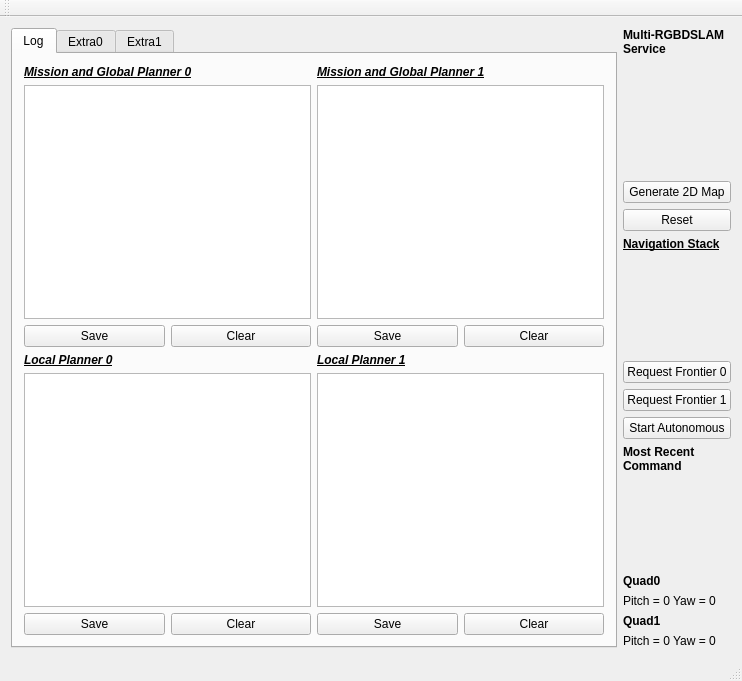
<?xml version="1.0" encoding="UTF-8"?>
<ui version="4.0">
 <class>MainWindow</class>
 <widget class="QMainWindow" name="MainWindow">
  <property name="geometry">
   <rect>
    <x>0</x>
    <y>0</y>
    <width>742</width>
    <height>681</height>
   </rect>
  </property>
  <property name="windowTitle">
   <string>MerryNavigationStack</string>
  </property>
  <widget class="QWidget" name="centralWidget">
   <layout class="QHBoxLayout" name="horizontalLayout_3">
    <item>
     <widget class="QTabWidget" name="tabWidget">
      <property name="currentIndex">
       <number>0</number>
      </property>
      <widget class="QWidget" name="tab">
       <attribute name="title">
        <string>Log</string>
       </attribute>
       <layout class="QVBoxLayout" name="verticalLayout_9">
        <item>
         <layout class="QVBoxLayout" name="verticalLayout_5">
          <item>
           <layout class="QHBoxLayout" name="horizontalLayout_2">
            <item>
             <layout class="QVBoxLayout" name="verticalLayout_2">
              <item>
               <widget class="QLabel" name="label">
                <property name="text">
                 <string>&lt;html&gt;&lt;head/&gt;&lt;body&gt;&lt;p&gt;&lt;span style=&quot; font-weight:600; font-style:italic; text-decoration: underline;&quot;&gt;Mission and Global Planner 0&lt;/span&gt;&lt;/p&gt;&lt;/body&gt;&lt;/html&gt;</string>
                </property>
               </widget>
              </item>
              <item>
               <widget class="QTextEdit" name="log_mgp0">
                <property name="sizePolicy">
                 <sizepolicy hsizetype="Expanding" vsizetype="Expanding">
                  <horstretch>0</horstretch>
                  <verstretch>0</verstretch>
                 </sizepolicy>
                </property>
                <property name="readOnly">
                 <bool>true</bool>
                </property>
               </widget>
              </item>
              <item>
               <layout class="QHBoxLayout" name="horizontalLayout_7">
                <item>
                 <widget class="QPushButton" name="saveBtnMgp0">
                  <property name="text">
                   <string>Save</string>
                  </property>
                 </widget>
                </item>
                <item>
                 <widget class="QPushButton" name="clearBtnMgp0">
                  <property name="text">
                   <string>Clear</string>
                  </property>
                 </widget>
                </item>
               </layout>
              </item>
             </layout>
            </item>
            <item>
             <layout class="QVBoxLayout" name="verticalLayout">
              <item>
               <widget class="QLabel" name="label_2">
                <property name="text">
                 <string>&lt;html&gt;&lt;head/&gt;&lt;body&gt;&lt;p&gt;&lt;span style=&quot; font-weight:600; font-style:italic; text-decoration: underline;&quot;&gt;Mission and Global Planner 1&lt;/span&gt;&lt;/p&gt;&lt;/body&gt;&lt;/html&gt;</string>
                </property>
               </widget>
              </item>
              <item>
               <widget class="QTextEdit" name="log_mgp1">
                <property name="readOnly">
                 <bool>true</bool>
                </property>
               </widget>
              </item>
              <item>
               <layout class="QHBoxLayout" name="horizontalLayout_11">
                <item>
                 <widget class="QPushButton" name="saveBtnMgp1">
                  <property name="text">
                   <string>Save</string>
                  </property>
                 </widget>
                </item>
                <item>
                 <widget class="QPushButton" name="clearBtnMgp1">
                  <property name="text">
                   <string>Clear</string>
                  </property>
                 </widget>
                </item>
               </layout>
              </item>
             </layout>
            </item>
           </layout>
          </item>
          <item>
           <layout class="QHBoxLayout" name="horizontalLayout">
            <item>
             <layout class="QVBoxLayout" name="verticalLayout_3">
              <item>
               <widget class="QLabel" name="label_3">
                <property name="text">
                 <string>&lt;html&gt;&lt;head/&gt;&lt;body&gt;&lt;p&gt;&lt;span style=&quot; font-weight:600; font-style:italic; text-decoration: underline;&quot;&gt;Local Planner 0&lt;/span&gt;&lt;/p&gt;&lt;/body&gt;&lt;/html&gt;</string>
                </property>
               </widget>
              </item>
              <item>
               <widget class="QTextEdit" name="log_lp0">
                <property name="readOnly">
                 <bool>true</bool>
                </property>
               </widget>
              </item>
              <item>
               <layout class="QHBoxLayout" name="horizontalLayout_12">
                <item>
                 <widget class="QPushButton" name="saveBtnLp0">
                  <property name="text">
                   <string>Save</string>
                  </property>
                 </widget>
                </item>
                <item>
                 <widget class="QPushButton" name="clearBtnLp0">
                  <property name="text">
                   <string>Clear</string>
                  </property>
                 </widget>
                </item>
               </layout>
              </item>
             </layout>
            </item>
            <item>
             <layout class="QVBoxLayout" name="verticalLayout_4">
              <item>
               <widget class="QLabel" name="label_4">
                <property name="text">
                 <string>&lt;html&gt;&lt;head/&gt;&lt;body&gt;&lt;p&gt;&lt;span style=&quot; font-weight:600; font-style:italic; text-decoration: underline;&quot;&gt;Local Planner 1&lt;/span&gt;&lt;/p&gt;&lt;/body&gt;&lt;/html&gt;</string>
                </property>
               </widget>
              </item>
              <item>
               <widget class="QTextEdit" name="log_lp1">
                <property name="readOnly">
                 <bool>true</bool>
                </property>
               </widget>
              </item>
              <item>
               <layout class="QHBoxLayout" name="horizontalLayout_13">
                <item>
                 <widget class="QPushButton" name="saveBtnLp1">
                  <property name="text">
                   <string>Save</string>
                  </property>
                 </widget>
                </item>
                <item>
                 <widget class="QPushButton" name="clearBtnLp1">
                  <property name="text">
                   <string>Clear</string>
                  </property>
                 </widget>
                </item>
               </layout>
              </item>
             </layout>
            </item>
           </layout>
          </item>
         </layout>
        </item>
       </layout>
      </widget>
      <widget class="QWidget" name="tab_2">
       <attribute name="title">
        <string>Extra0</string>
       </attribute>
       <layout class="QHBoxLayout" name="horizontalLayout_6">
        <item>
         <layout class="QVBoxLayout" name="verticalLayout_14">
          <property name="sizeConstraint">
           <enum>QLayout::SetMaximumSize</enum>
          </property>
          <item>
           <layout class="QHBoxLayout" name="horizontalLayout_5">
            <item>
             <layout class="QVBoxLayout" name="verticalLayout_10">
              <item>
               <widget class="QLabel" name="extra00_lbl">
                <property name="sizePolicy">
                 <sizepolicy hsizetype="Fixed" vsizetype="Fixed">
                  <horstretch>0</horstretch>
                  <verstretch>0</verstretch>
                 </sizepolicy>
                </property>
                <property name="text">
                 <string>&lt;html&gt;&lt;head/&gt;&lt;body&gt;&lt;p&gt;&lt;span style=&quot; font-weight:600; font-style:italic;&quot;&gt;Extra 00&lt;/span&gt;&lt;/p&gt;&lt;/body&gt;&lt;/html&gt;</string>
                </property>
               </widget>
              </item>
              <item>
               <widget class="QLabel" name="extra00">
                <property name="sizePolicy">
                 <sizepolicy hsizetype="Ignored" vsizetype="Ignored">
                  <horstretch>0</horstretch>
                  <verstretch>0</verstretch>
                 </sizepolicy>
                </property>
                <property name="minimumSize">
                 <size>
                  <width>0</width>
                  <height>0</height>
                 </size>
                </property>
                <property name="frameShape">
                 <enum>QFrame::StyledPanel</enum>
                </property>
                <property name="text">
                 <string>No Image Yet</string>
                </property>
               </widget>
              </item>
             </layout>
            </item>
            <item>
             <layout class="QVBoxLayout" name="verticalLayout_11">
              <item>
               <widget class="QLabel" name="extra01_lbl">
                <property name="sizePolicy">
                 <sizepolicy hsizetype="Fixed" vsizetype="Fixed">
                  <horstretch>0</horstretch>
                  <verstretch>0</verstretch>
                 </sizepolicy>
                </property>
                <property name="text">
                 <string>&lt;html&gt;&lt;head/&gt;&lt;body&gt;&lt;p&gt;&lt;span style=&quot; font-weight:600; font-style:italic;&quot;&gt;Extra 01&lt;/span&gt;&lt;/p&gt;&lt;/body&gt;&lt;/html&gt;</string>
                </property>
               </widget>
              </item>
              <item>
               <widget class="QLabel" name="extra01">
                <property name="sizePolicy">
                 <sizepolicy hsizetype="Ignored" vsizetype="Ignored">
                  <horstretch>0</horstretch>
                  <verstretch>0</verstretch>
                 </sizepolicy>
                </property>
                <property name="minimumSize">
                 <size>
                  <width>0</width>
                  <height>0</height>
                 </size>
                </property>
                <property name="frameShape">
                 <enum>QFrame::StyledPanel</enum>
                </property>
                <property name="text">
                 <string>No Image Yet</string>
                </property>
               </widget>
              </item>
             </layout>
            </item>
           </layout>
          </item>
          <item>
           <layout class="QHBoxLayout" name="horizontalLayout_4">
            <item>
             <layout class="QVBoxLayout" name="verticalLayout_13">
              <item>
               <widget class="QLabel" name="extra02_lbl">
                <property name="sizePolicy">
                 <sizepolicy hsizetype="Fixed" vsizetype="Fixed">
                  <horstretch>0</horstretch>
                  <verstretch>0</verstretch>
                 </sizepolicy>
                </property>
                <property name="text">
                 <string>&lt;html&gt;&lt;head/&gt;&lt;body&gt;&lt;p&gt;&lt;span style=&quot; font-weight:600; font-style:italic;&quot;&gt;Extra 02&lt;/span&gt;&lt;/p&gt;&lt;/body&gt;&lt;/html&gt;</string>
                </property>
               </widget>
              </item>
              <item>
               <widget class="QLabel" name="extra02">
                <property name="sizePolicy">
                 <sizepolicy hsizetype="Ignored" vsizetype="Ignored">
                  <horstretch>0</horstretch>
                  <verstretch>0</verstretch>
                 </sizepolicy>
                </property>
                <property name="minimumSize">
                 <size>
                  <width>0</width>
                  <height>0</height>
                 </size>
                </property>
                <property name="frameShape">
                 <enum>QFrame::StyledPanel</enum>
                </property>
                <property name="text">
                 <string>No Image Yet</string>
                </property>
               </widget>
              </item>
             </layout>
            </item>
            <item>
             <layout class="QVBoxLayout" name="verticalLayout_12">
              <item>
               <widget class="QLabel" name="extra03_lbl">
                <property name="sizePolicy">
                 <sizepolicy hsizetype="Fixed" vsizetype="Fixed">
                  <horstretch>0</horstretch>
                  <verstretch>0</verstretch>
                 </sizepolicy>
                </property>
                <property name="text">
                 <string>&lt;html&gt;&lt;head/&gt;&lt;body&gt;&lt;p&gt;&lt;span style=&quot; font-weight:600; font-style:italic;&quot;&gt;Extra 03&lt;/span&gt;&lt;/p&gt;&lt;/body&gt;&lt;/html&gt;</string>
                </property>
               </widget>
              </item>
              <item>
               <widget class="QLabel" name="extra03">
                <property name="sizePolicy">
                 <sizepolicy hsizetype="Ignored" vsizetype="Ignored">
                  <horstretch>0</horstretch>
                  <verstretch>0</verstretch>
                 </sizepolicy>
                </property>
                <property name="minimumSize">
                 <size>
                  <width>0</width>
                  <height>0</height>
                 </size>
                </property>
                <property name="frameShape">
                 <enum>QFrame::StyledPanel</enum>
                </property>
                <property name="text">
                 <string>No Image Yet</string>
                </property>
               </widget>
              </item>
             </layout>
            </item>
           </layout>
          </item>
         </layout>
        </item>
       </layout>
      </widget>
      <widget class="QWidget" name="tab_3">
       <attribute name="title">
        <string>Extra1</string>
       </attribute>
       <layout class="QHBoxLayout" name="horizontalLayout_10">
        <item>
         <layout class="QVBoxLayout" name="verticalLayout_21">
          <item>
           <layout class="QHBoxLayout" name="horizontalLayout_9">
            <item>
             <layout class="QVBoxLayout" name="verticalLayout_19">
              <item>
               <widget class="QLabel" name="extra10_lbl">
                <property name="sizePolicy">
                 <sizepolicy hsizetype="Fixed" vsizetype="Fixed">
                  <horstretch>0</horstretch>
                  <verstretch>0</verstretch>
                 </sizepolicy>
                </property>
                <property name="text">
                 <string>&lt;html&gt;&lt;head/&gt;&lt;body&gt;&lt;p&gt;&lt;span style=&quot; font-weight:600; font-style:italic;&quot;&gt;Extra 10&lt;/span&gt;&lt;/p&gt;&lt;/body&gt;&lt;/html&gt;</string>
                </property>
               </widget>
              </item>
              <item>
               <widget class="QLabel" name="extra10">
                <property name="sizePolicy">
                 <sizepolicy hsizetype="Ignored" vsizetype="Ignored">
                  <horstretch>0</horstretch>
                  <verstretch>0</verstretch>
                 </sizepolicy>
                </property>
                <property name="minimumSize">
                 <size>
                  <width>0</width>
                  <height>0</height>
                 </size>
                </property>
                <property name="frameShape">
                 <enum>QFrame::StyledPanel</enum>
                </property>
                <property name="text">
                 <string>No Image Yet</string>
                </property>
               </widget>
              </item>
             </layout>
            </item>
            <item>
             <layout class="QVBoxLayout" name="verticalLayout_20">
              <item>
               <widget class="QLabel" name="extra11_lbl">
                <property name="sizePolicy">
                 <sizepolicy hsizetype="Fixed" vsizetype="Fixed">
                  <horstretch>0</horstretch>
                  <verstretch>0</verstretch>
                 </sizepolicy>
                </property>
                <property name="text">
                 <string>&lt;html&gt;&lt;head/&gt;&lt;body&gt;&lt;p&gt;&lt;span style=&quot; font-weight:600; font-style:italic;&quot;&gt;Extra 11&lt;/span&gt;&lt;/p&gt;&lt;/body&gt;&lt;/html&gt;</string>
                </property>
               </widget>
              </item>
              <item>
               <widget class="QLabel" name="extra11">
                <property name="sizePolicy">
                 <sizepolicy hsizetype="Ignored" vsizetype="Ignored">
                  <horstretch>0</horstretch>
                  <verstretch>0</verstretch>
                 </sizepolicy>
                </property>
                <property name="minimumSize">
                 <size>
                  <width>0</width>
                  <height>0</height>
                 </size>
                </property>
                <property name="frameShape">
                 <enum>QFrame::StyledPanel</enum>
                </property>
                <property name="text">
                 <string>No Image Yet</string>
                </property>
               </widget>
              </item>
             </layout>
            </item>
           </layout>
          </item>
          <item>
           <layout class="QHBoxLayout" name="horizontalLayout_8">
            <item>
             <layout class="QVBoxLayout" name="verticalLayout_17">
              <item>
               <widget class="QLabel" name="extra12_lbl">
                <property name="sizePolicy">
                 <sizepolicy hsizetype="Fixed" vsizetype="Fixed">
                  <horstretch>0</horstretch>
                  <verstretch>0</verstretch>
                 </sizepolicy>
                </property>
                <property name="text">
                 <string>&lt;html&gt;&lt;head/&gt;&lt;body&gt;&lt;p&gt;&lt;span style=&quot; font-weight:600; font-style:italic;&quot;&gt;Extra 12&lt;/span&gt;&lt;/p&gt;&lt;/body&gt;&lt;/html&gt;</string>
                </property>
               </widget>
              </item>
              <item>
               <widget class="QLabel" name="extra12">
                <property name="sizePolicy">
                 <sizepolicy hsizetype="Ignored" vsizetype="Ignored">
                  <horstretch>0</horstretch>
                  <verstretch>0</verstretch>
                 </sizepolicy>
                </property>
                <property name="minimumSize">
                 <size>
                  <width>0</width>
                  <height>0</height>
                 </size>
                </property>
                <property name="frameShape">
                 <enum>QFrame::StyledPanel</enum>
                </property>
                <property name="text">
                 <string>No Image Yet</string>
                </property>
               </widget>
              </item>
             </layout>
            </item>
            <item>
             <layout class="QVBoxLayout" name="verticalLayout_18">
              <item>
               <widget class="QLabel" name="extra13_lbl">
                <property name="sizePolicy">
                 <sizepolicy hsizetype="Fixed" vsizetype="Fixed">
                  <horstretch>0</horstretch>
                  <verstretch>0</verstretch>
                 </sizepolicy>
                </property>
                <property name="text">
                 <string>&lt;html&gt;&lt;head/&gt;&lt;body&gt;&lt;p&gt;&lt;span style=&quot; font-weight:600; font-style:italic;&quot;&gt;Extra 13&lt;/span&gt;&lt;/p&gt;&lt;/body&gt;&lt;/html&gt;</string>
                </property>
               </widget>
              </item>
              <item>
               <widget class="QLabel" name="extra13">
                <property name="sizePolicy">
                 <sizepolicy hsizetype="Ignored" vsizetype="Ignored">
                  <horstretch>0</horstretch>
                  <verstretch>0</verstretch>
                 </sizepolicy>
                </property>
                <property name="minimumSize">
                 <size>
                  <width>0</width>
                  <height>0</height>
                 </size>
                </property>
                <property name="frameShape">
                 <enum>QFrame::StyledPanel</enum>
                </property>
                <property name="text">
                 <string>No Image Yet</string>
                </property>
               </widget>
              </item>
             </layout>
            </item>
           </layout>
          </item>
         </layout>
        </item>
       </layout>
      </widget>
     </widget>
    </item>
    <item>
     <layout class="QVBoxLayout" name="verticalLayout_15">
      <item>
       <layout class="QVBoxLayout" name="verticalLayout_7">
        <item>
         <widget class="QLabel" name="label_5">
          <property name="text">
           <string>&lt;html&gt;&lt;head/&gt;&lt;body&gt;&lt;p&gt;&lt;span style=&quot; font-weight:600;&quot;&gt;Multi-RGBDSLAM Service&lt;/span&gt;&lt;/p&gt;&lt;/body&gt;&lt;/html&gt;</string>
          </property>
          <property name="wordWrap">
           <bool>true</bool>
          </property>
         </widget>
        </item>
        <item>
         <spacer name="verticalSpacer">
          <property name="orientation">
           <enum>Qt::Vertical</enum>
          </property>
          <property name="sizeHint" stdset="0">
           <size>
            <width>20</width>
            <height>40</height>
           </size>
          </property>
         </spacer>
        </item>
        <item>
         <widget class="QPushButton" name="generateMapBtn">
          <property name="text">
           <string>Generate 2D Map</string>
          </property>
         </widget>
        </item>
        <item>
         <widget class="QPushButton" name="resetBtn">
          <property name="text">
           <string>Reset</string>
          </property>
         </widget>
        </item>
       </layout>
      </item>
      <item>
       <layout class="QVBoxLayout" name="verticalLayout_6">
        <item>
         <widget class="QLabel" name="label_6">
          <property name="text">
           <string>&lt;html&gt;&lt;head/&gt;&lt;body&gt;&lt;p&gt;&lt;span style=&quot; font-weight:600; text-decoration: underline;&quot;&gt;Navigation Stack&lt;/span&gt;&lt;/p&gt;&lt;/body&gt;&lt;/html&gt;</string>
          </property>
         </widget>
        </item>
        <item>
         <spacer name="verticalSpacer_2">
          <property name="orientation">
           <enum>Qt::Vertical</enum>
          </property>
          <property name="sizeHint" stdset="0">
           <size>
            <width>20</width>
            <height>40</height>
           </size>
          </property>
         </spacer>
        </item>
        <item>
         <widget class="QPushButton" name="req0Btn">
          <property name="text">
           <string>Request Frontier 0</string>
          </property>
         </widget>
        </item>
        <item>
         <widget class="QPushButton" name="req1Btn">
          <property name="text">
           <string>Request Frontier 1</string>
          </property>
         </widget>
        </item>
        <item>
         <widget class="QPushButton" name="autonomousBtn">
          <property name="text">
           <string>Start Autonomous</string>
          </property>
         </widget>
        </item>
       </layout>
      </item>
      <item>
       <layout class="QVBoxLayout" name="verticalLayout_8">
        <item>
         <widget class="QLabel" name="label_7">
          <property name="text">
           <string>&lt;html&gt;&lt;head/&gt;&lt;body&gt;&lt;p&gt;&lt;span style=&quot; font-weight:600;&quot;&gt;Most Recent Command &lt;/span&gt;&lt;/p&gt;&lt;/body&gt;&lt;/html&gt;</string>
          </property>
          <property name="wordWrap">
           <bool>true</bool>
          </property>
         </widget>
        </item>
        <item>
         <spacer name="verticalSpacer_3">
          <property name="orientation">
           <enum>Qt::Vertical</enum>
          </property>
          <property name="sizeHint" stdset="0">
           <size>
            <width>20</width>
            <height>40</height>
           </size>
          </property>
         </spacer>
        </item>
        <item>
         <widget class="QLabel" name="label_8">
          <property name="text">
           <string>&lt;html&gt;&lt;head/&gt;&lt;body&gt;&lt;p&gt;&lt;span style=&quot; font-weight:600;&quot;&gt;Quad0&lt;/span&gt;&lt;/p&gt;&lt;/body&gt;&lt;/html&gt;</string>
          </property>
          <property name="wordWrap">
           <bool>true</bool>
          </property>
         </widget>
        </item>
        <item>
         <widget class="QLabel" name="cmdQuad0_lbl">
          <property name="text">
           <string>&lt;html&gt;&lt;head/&gt;&lt;body&gt;&lt;p&gt;Pitch = 0 Yaw = 0&lt;/p&gt;&lt;/body&gt;&lt;/html&gt;</string>
          </property>
          <property name="wordWrap">
           <bool>true</bool>
          </property>
         </widget>
        </item>
        <item>
         <widget class="QLabel" name="label_9">
          <property name="text">
           <string>&lt;html&gt;&lt;head/&gt;&lt;body&gt;&lt;p&gt;&lt;span style=&quot; font-weight:600;&quot;&gt;Quad1&lt;/span&gt;&lt;/p&gt;&lt;/body&gt;&lt;/html&gt;</string>
          </property>
          <property name="wordWrap">
           <bool>true</bool>
          </property>
         </widget>
        </item>
        <item>
         <widget class="QLabel" name="cmdQuad1_lbl">
          <property name="text">
           <string>&lt;html&gt;&lt;head/&gt;&lt;body&gt;&lt;p&gt;Pitch = 0 Yaw = 0&lt;/p&gt;&lt;/body&gt;&lt;/html&gt;</string>
          </property>
          <property name="wordWrap">
           <bool>true</bool>
          </property>
         </widget>
        </item>
       </layout>
      </item>
     </layout>
    </item>
   </layout>
  </widget>
  <widget class="QMenuBar" name="menuBar">
   <property name="geometry">
    <rect>
     <x>0</x>
     <y>0</y>
     <width>742</width>
     <height>25</height>
    </rect>
   </property>
  </widget>
  <widget class="QToolBar" name="mainToolBar">
   <attribute name="toolBarArea">
    <enum>TopToolBarArea</enum>
   </attribute>
   <attribute name="toolBarBreak">
    <bool>false</bool>
   </attribute>
  </widget>
  <widget class="QStatusBar" name="statusBar"/>
 </widget>
 <layoutdefault spacing="6" margin="11"/>
 <resources/>
 <connections/>
</ui>
